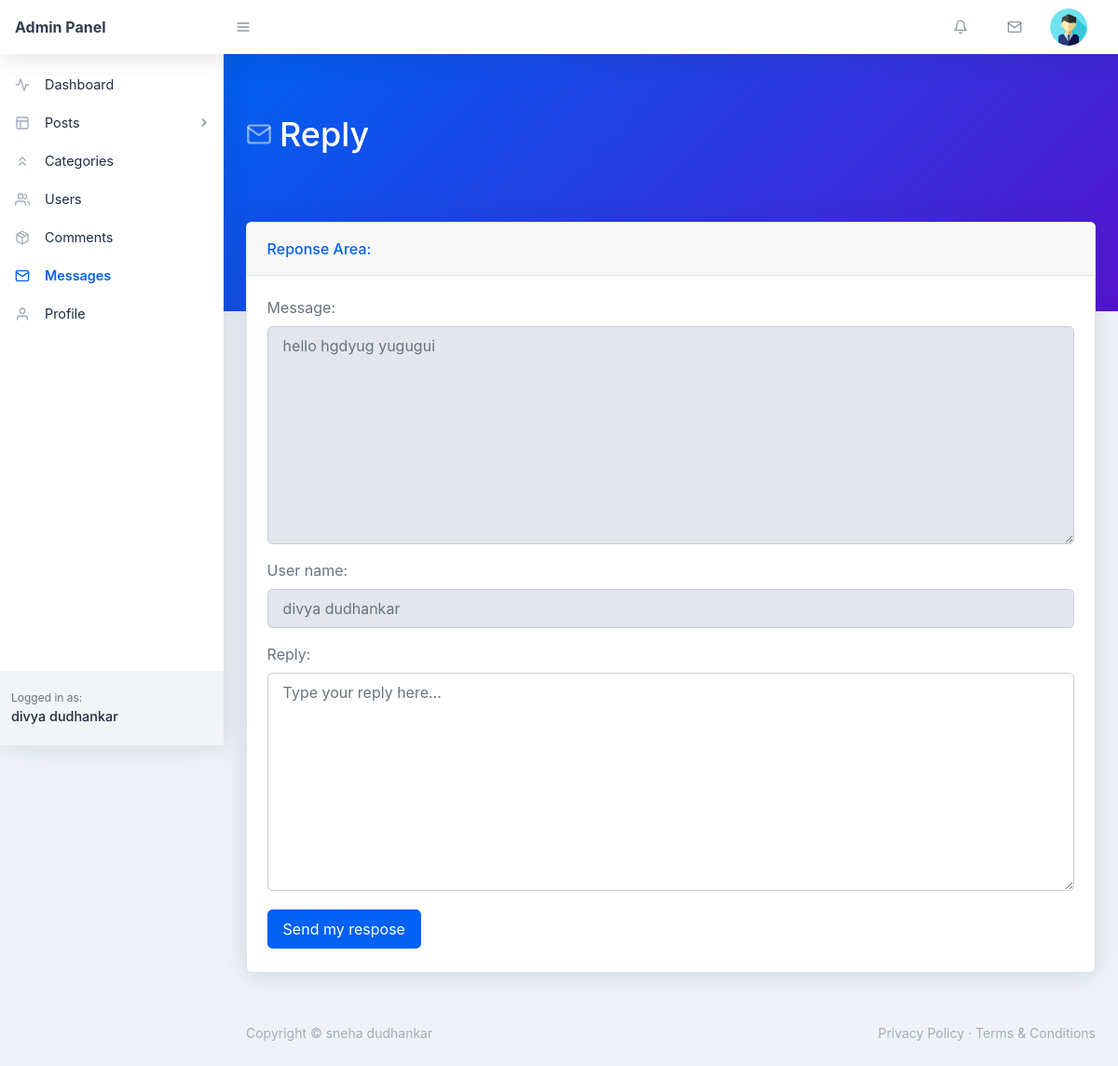
/backend/reply.php?id=1 (signed in), run on the app's committed database.
### tables this page shows
CREATE TABLE `users` (
  `user_id` int(11) NOT NULL,
  `user_name` varchar(255) NOT NULL,
  `user_nickname` varchar(255) NOT NULL,
  `user_email` varchar(255) NOT NULL,
  `user_password` varchar(255) NOT NULL,
  `user_photo` text NOT NULL,
  `registered_on` varchar(255) NOT NULL,
  `user_role` varchar(255) NOT NULL DEFAULT 'Subscriber'
);

CREATE TABLE `messages` (
  `ms_id` int(11) NOT NULL,
  `reply` varchar(255) NOT NULL,
  `ms_username` varchar(255) NOT NULL,
  `ms_useremail` varchar(255) NOT NULL,
  `ms_detail` text NOT NULL,
  `ms_date` varchar(255) NOT NULL,
  `ms_status` varchar(255) NOT NULL DEFAULT 'pending',
  `ms_state` int(11) NOT NULL DEFAULT 0
);

### backend/reply.php (the view, shortened to what this page needs)
<?php require_once('./includes/header.php'); ?>
    <body class="nav-fixed">
        <?php require_once('./includes/top-navbar.php'); ?>
        <div id="layoutSidenav">
            <div id="layoutSidenav_nav">
                <?php
                    $curr_page = basename(__FILE__);
                    require_once("./includes/left-sidebar.php");
                ?>
            </div>
            <div id="layoutSidenav_content">
                <main>
                    <div class="page-header pb-10 page-header-dark bg-gradient-primary-to-secondary">
                        <div class="container-fluid">
                            <div class="page-header-content">
                                <h1 class="page-header-title">
                                    <div class="page-header-icon"><i data-feather="mail"></i></div>
                                    <span>Reply</span>
                                </h1>
                            </div>
                        </div>
                    </div>
                    <div class="container-fluid mt-n10">
                        <div class="card mb-4">
                            <div class="card-header">Reponse Area:</div>
                            <div class="card-body">
                                <?php
                                    $sql = "SELECT * FROM messages WHERE ms_id = :id";
                                    $stmt = $pdo->prepare($sql);
                                    $stmt->execute([':id'=>$_GET['id']]);
                                    $ms = $stmt->fetch(PDO::FETCH_ASSOC);
                                    $ms_detail = $ms['ms_detail'];
                                ?>
                                <?php
                                    if(isset($_COOKIE['_uid_'])) {
                                        $user_id = base64_decode($_COOKIE['_uid_']);
                                    } else if(isset($_SESSION['user_id'])) {
                                        $user_id = $_SESSION['user_id'];
                                    } else {
                                        $user_id = -1;
                                    }
                                    $sql = "SELECT * FROM users WHERE user_id = :id";
                                    $stmt = $pdo->prepare($sql);
                                    $stmt->execute([
                                        ':id' => $user_id
                                    ]);
                                    $user = $stmt->fetch(PDO::FETCH_ASSOC);
                                    $user_name = $user['user_name'];
                                ?>
                                <form action="reply.php?id=<?php echo $_GET['id']; ?>" method="POST">
                                    <div class="form-group">
                                        <label for="post-content">Message:</label>
                                        <textarea class="form-control" placeholder="Type here..." id="post-content" rows="9" readonly="true"><?php echo $ms_detail; ?></textarea>
                                    </div>
                                    <div class="form-group">
                                        <label for="user-name">User name:</label>
                                        <input name="user-name" value="<?php echo $user_name; ?>" class="form-control" id="user-name" type="text" placeholder="User name ..." readonly="true" value="Md. A. Barik" />
                                    </div>
                                    <div class="form-group">
                                        <label for="post-tags">Reply:</label>
                                        <textarea name="reply" class="form-control" placeholder="Type your reply here..." id="post-tags" rows="9"></textarea>
                                    </div>
                                    <button name="send-reply" class="btn btn-primary mr-2 my-1" type="submit">Send my respose</button>
                                </form>
                            </div>
                        </div>
                    </div>
                </main>
<?php require_once('./includes/footer.php'); ?>

### backend/includes/top-navbar.php (shortened to what this page needs)
<nav class="topnav navbar navbar-expand shadow navbar-light bg-white" id="sidenavAccordion">
    <a class="navbar-brand d-none d-sm-block" href="index.php">Admin Panel</a><button class="btn btn-icon btn-transparent-dark order-1 order-lg-0 mr-lg-2" id="sidebarToggle" href="#"><i data-feather="menu"></i></button>
    <ul class="navbar-nav align-items-center ml-auto">
        <li class="nav-item dropdown no-caret mr-3 dropdown-notifications">
            <a class="btn btn-icon btn-transparent-dark dropdown-toggle" id="navbarDropdownAlerts" href="comments.php" role="button" data-toggle="dropdown" aria-haspopup="true" aria-expanded="false">
                <i data-feather="bell"></i>
            </a>
        </li>
        <li class="nav-item dropdown no-caret mr-3 dropdown-notifications">
            <a class="btn btn-icon btn-transparent-dark dropdown-toggle" id="navbarDropdownMessages" href="#" role="button" data-toggle="dropdown" aria-haspopup="true" aria-expanded="false">
                <i data-feather="mail"></i>
            </a>
        </li>
        <?php
            if(isset($_COOKIE['_uid_'])) {
                $user_id = base64_decode($_COOKIE['_uid_']);
            } else if(isset($_SESSION['user_id'])) {
                $user_id = $_SESSION['user_id'];
            } else {
                $user_id = -1;
            }
            $sql = "SELECT * FROM users WHERE user_id = :id";
            $stmt = $pdo->prepare($sql);
            $stmt->execute([
                ':id' => $user_id
            ]);
            $user = $stmt->fetch(PDO::FETCH_ASSOC);
            $user_photo = $user['user_photo'];
        ?>
        <li class="nav-item dropdown no-caret mr-3 dropdown-user">
            <a class="btn btn-icon btn-transparent-dark dropdown-toggle" id="navbarDropdownUserImage" href="javascript:void(0);" role="button" data-toggle="dropdown" aria-haspopup="true" aria-expanded="false"><img class="img-fluid" src="./assets/img/<?php echo $user_photo; ?>"/></a>
        </li>
    </ul>
</nav>

### backend/includes/left-sidebar.php (shortened to what this page needs)
<nav class="sidenav shadow-right sidenav-light">
    <div class="sidenav-menu">
        <div class="nav accordion" id="accordionSidenav">
            <?php
                if($curr_page == 'index.php') { ?>
                    <a class="nav-link collapsed pt-4 active" href="index.php">
                        <div class="nav-link-icon"><i data-feather="activity"></i></div>
                        Dashboard
                    </a>
                <?php } else { ?>
                    <a class="nav-link collapsed pt-4" href="index.php">
                        <div class="nav-link-icon"><i data-feather="activity"></i></div>
                        Dashboard
                    </a>
                <?php }
            ?>
            <?php
                if($curr_page == "all-posts.php" || $curr_page == 'new-page.php') { ?>
                    <a class="nav-link" href="javascript:void(0);" data-toggle="collapse" data-target="#collapseLayouts" aria-expanded="true" aria-controls="collapseLayouts"><div class="nav-link-icon"><i data-feather="layout"></i></div>
                        Posts
                        <div class="sidenav-collapse-arrow"><i class="fas fa-angle-down"></i></div>
                    </a>
                    <div class="collapse show" id="collapseLayouts" data-parent="#accordionSidenav">
                        <nav class="sidenav-menu-nested nav accordion" id="accordionSidenavLayout">
                            <a class="nav-link" href="all-post.php">All Posts</a>
                            <a class="nav-link" href="add-new.php">Add New Post</a>
                        </nav>
                    </div>
               <?php } else { ?>
                    <a class="nav-link collapsed" href="javascript:void(0);" data-toggle="collapse" data-target="#collapseLayouts" aria-expanded="false" aria-controls="collapseLayouts"><div class="nav-link-icon"><i data-feather="layout"></i></div>
                        Posts
                        <div class="sidenav-collapse-arrow"><i class="fas fa-angle-down"></i></div>
                    </a>
               <?php }
            ?>
            <?php
                if($curr_page == 'new-category.php' || $curr_page == 'categories.php' || $curr_page == 'edit-category.php') { ?>
                    <a class="nav-link active" href="categories.php" ><div class="nav-link-icon"><i data-feather="chevrons-up"></i></div>
                        Categories
                    </a>
               <?php } else { ?>
                    <a class="nav-link" href="categories.php" ><div class="nav-link-icon"><i data-feather="chevrons-up"></i></div>
                        Categories
                    </a>
               <?php }
            ?>
            <?php
                if($curr_page == 'user-update.php' || $curr_page == 'new-user.php' || $curr_page == 'users.php') { ?>
                    <a class="nav-link active" href="users.php" ><div class="nav-link-icon"><i data-feather="users"></i></div>
                        Users
                    </a>
                <?php } else { ?>
                    <a class="nav-link" href="users.php" ><div class="nav-link-icon"><i data-feather="users"></i></div>
                        Users
                    </a>
                <?php }
            ?>
            <a class="nav-link" href="comments.php" ><div class="nav-link-icon"><i data-feather="package"></i></div>
                Comments
            </a>
            <?php
                if($curr_page == 'messages.php' || $curr_page == 'reply.php') { ?>
                    <a class="nav-link active" href="messages.php" ><div class="nav-link-icon"><i data-feather="mail"></i></div>
                        Messages
                    </a>
               <?php } else { ?>
                    <a class="nav-link" href="messages.php" ><div class="nav-link-icon"><i data-feather="mail"></i></div>
                        Messages
                    </a>
              <?php }
            ?>
            <a class="nav-link" href="profile.php" ><div class="nav-link-icon"><i data-feather="user"></i></div>
                Profile
            </a>
        </div>
    </div>
    <div class="sidenav-footer">
        <div class="sidenav-footer-content">
            <div class="sidenav-footer-subtitle">Logged in as:</div>
            <?php
                if(isset($_COOKIE['_uid_'])) {
                    $user_id = base64_decode($_COOKIE['_uid_']);
                } else if(isset($_SESSION['user_id'])) {
                    $user_id = $_SESSION['user_id'];
                } else {
                    $user_id = -1;
                }
                $sql = "SELECT * FROM users WHERE user_id = :id";
                $stmt = $pdo->prepare($sql);
                $stmt->execute([
                    ':id' => $user_id
                ]);
                $user = $stmt->fetch(PDO::FETCH_ASSOC);
                $user_name = $user['user_name'];
            ?>
            <div class="sidenav-footer-title"><?php echo $user_name; ?></div>
        </div>
    </div>
</nav>

### data on the page
users: user_photo (placeholder picture), user_name "divya dudhankar", user-name "divya dudhankar"
messages: ms_detail "hello hgdyug yugugui"
